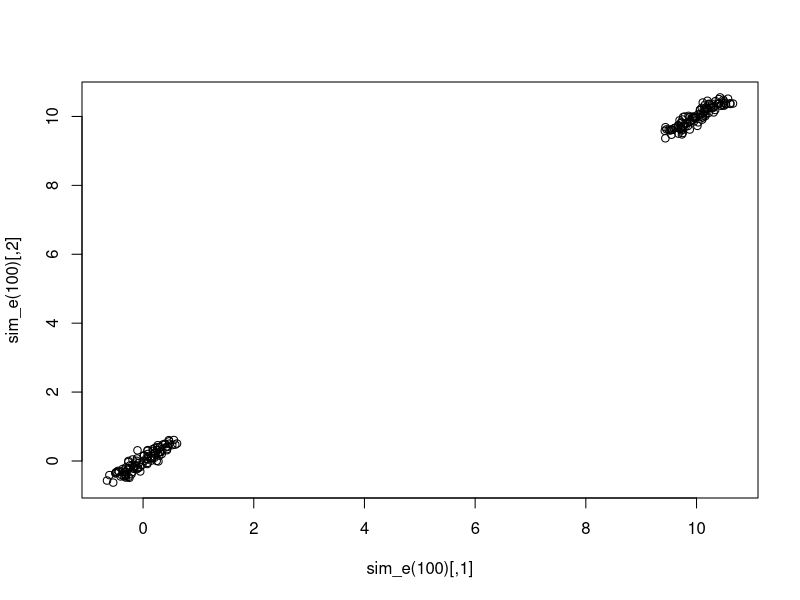

This figure's R source:

#' Simulation 'b' in the gap statistic paper
#'
#' By default, simulate three clusters with standard normal error
#'
#' @param counts a vector of counts for each center
#' @param centers a matrix of centers. Each row contains a p-dimensional vector
#' which represents the center
#' @param mu the mean for the standard noise
#' @param sdev the standard deviation for the noise
#' @return a matrix of dimension sum(counts) by ncol(centers)
sim_b <- function(
    counts = c(25, 50, 25),
    centers = matrix(c(0, 0, 0, 5, 5, -3), ncol = 2, byrow = T),
    mu = 0, sdev = 1)
{
    if (length(counts) != nrow(centers))
        stop("Counts must have same length as number of rows.")

    eps <- rnorm(sum(counts) * ncol(centers), mean = mu, sd = sdev)

    mat <- Map(function(row_i, cnt)
        {
            cur_row <- centers[row_i,]
            matrix(rep(cur_row, cnt), ncol = ncol(centers), byrow = T)
        }, 1:nrow(centers), counts)

    mat <- do.call(rbind, mat)
    mat + eps
}

#' Replicate centers
#'
#' Replicate a bunch of centers
#'
#' @param centers a matrix where each row represents a center in ncol(centers)
#' dimensional space
#' @param counts a count of each row
#' @return a matrix of \code{sum(counts)} rows and ncol(centers) columns
rep_centers <- function(centers, counts)
{
    mat <- Map(function(row_i, cnt)
        {
            cur_row <- centers[row_i,]
            matrix(rep(cur_row, cnt), ncol = ncol(centers), byrow = T)
        }, 1:nrow(centers), counts)

    do.call(rbind, mat)
}

#' Generate random multivariate normal centers
#'
#' Given some parameters, generate some multivariate normal centers
#'
#' @param nclust then umber of clusters, or centers
#' @param mu a vector of the centers
#' @param sigma the covariance matrix
#' @param min_dist the pairwise euclidean distance of all clusters must be at
#' least this distance. If not, then regenerate the centers.
#' @param max_iter the max number of iterations to try to generate centers. If
#' reaches this max, then fail.
#' @return
gen_mvnorm_centers <- function(nclust, mu, sigma, min_dist, max_iter = 1000)
{
    stopifnot(length(mu) == nrow(sigma) && nrow(sigma) == ncol(sigma))

    cur_iter <- 0
    while(cur_iter < max_iter) {
        centers <- MASS::mvrnorm(nclust, mu, sigma)

        if (all(dist(centers) >= min_dist))
            return(centers)

        cur_iter <- cur_iter + 1
    }

    stop("Couldn't generate centers with min_dist by max_iter.")
}

gen_mvnorm_centers(4, c(0, 0), diag(5, 2), 1)

sim_c <- function(
    nclust = 4,
    nobs = c(25, 50),
    mu = rep(0, 4),
    sigma = diag(5, 4)
    )
{
    clust_size <- sample(nobs, nclust, replace = T)
    centers <- gen_mvnorm_centers(nclust, mu, sigma, 1)
    sim_vals <- rep_centers(centers, clust_size)
    eps <- rnorm(length(sim_vals))
    sim_vals <- sim_vals + eps

    sim_vals
}

sim_d <- function()
{
    sim_c(nclust = 4,
        nobs = c(25, 50),
        mu = rep(0, 10),
        sigma = diag(1.9, 10))
}

sim_d()

sim_e <- function(nsamp, rng = c(-0.5, 0.5))
{
    clust_1 <- matrix(rep(seq(from = rng[1], to = rng[2], length.out = nsamp), 3),
        ncol = 3)
    clust_2 <- matrix(rep(seq(from = rng[1], to = rng[2], length.out = nsamp), 3),
        ncol = 3) + 10

    clust_1 <- clust_1 + rnorm(length(clust_1), mean = 0, sd = 0.1)
    clust_2 <- clust_2 + rnorm(length(clust_2), mean = 0, sd = 0.1)
    rbind(clust_1, clust_2)
}

plot(sim_e(100))

# TODO: overlapping clusters
